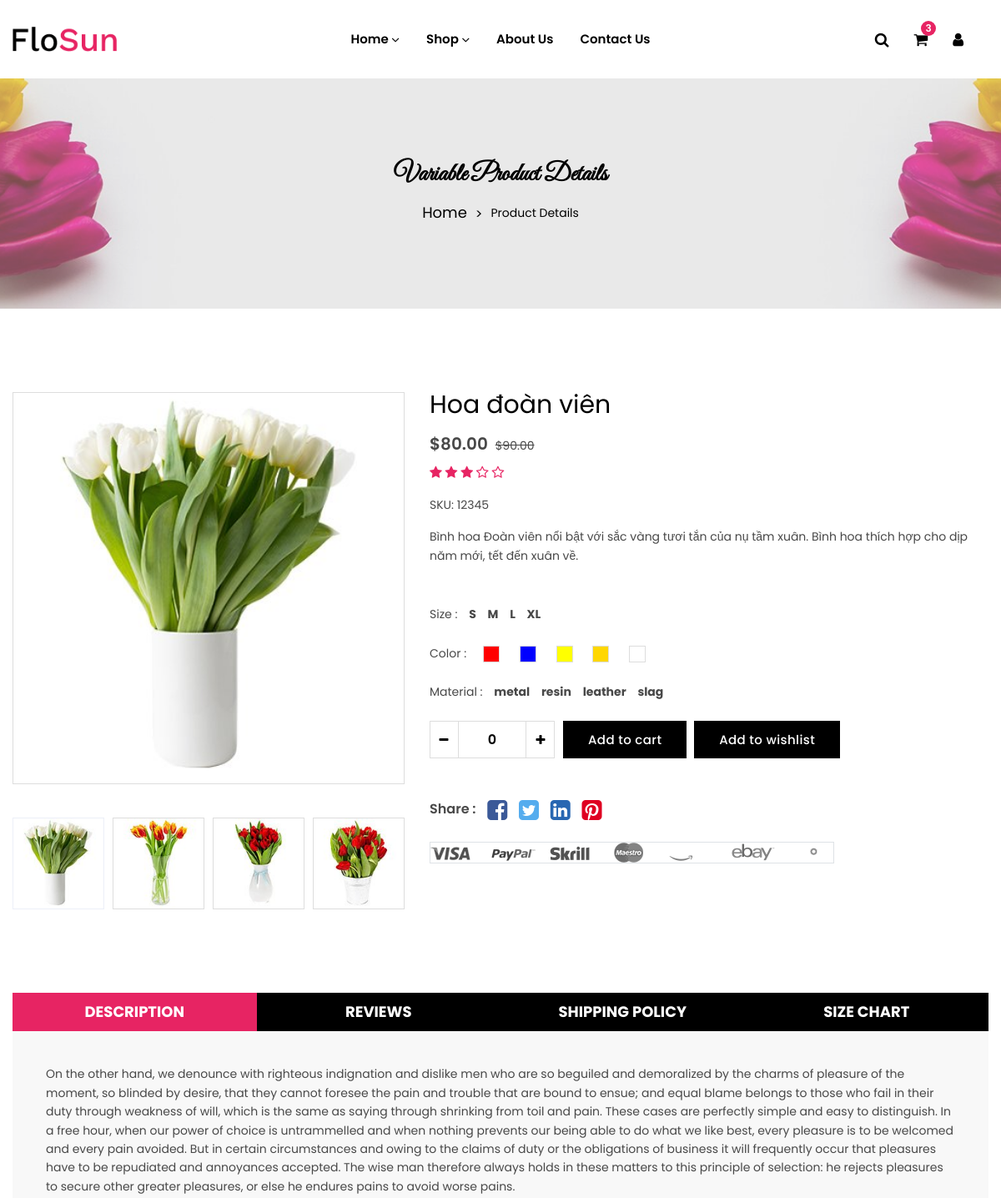
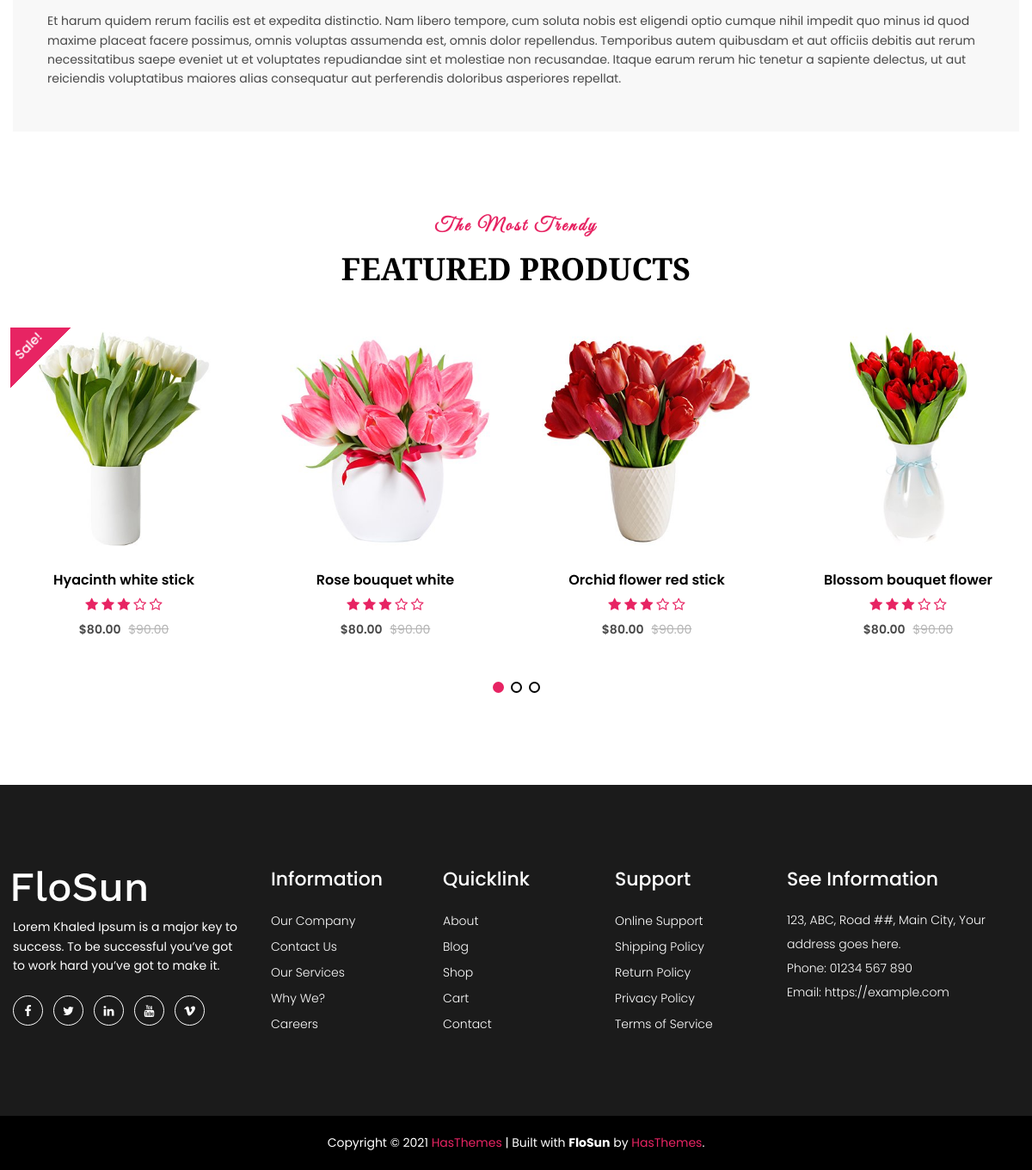
Page /productdentail?ma_sp=1 on the committed database (2 pictures, top to bottom).
### tables this page shows
CREATE TABLE `sanpham` (
  `ma_sp` int(11) NOT NULL,
  `ten_sp` varchar(50) NOT NULL,
  `hinh` varchar(255) DEFAULT NULL,
  `mo_ta` text NOT NULL,
  `ma_dm` int(11) NOT NULL
);

### app/Views/client/productdentail.php (the view, shortened to what the rows shown need)
<div class="single-product-main-area">
    <div class="container container-default custom-area">
        <div class="row">
            <div class="col-lg-5 offset-lg-0 col-md-8 offset-md-2 col-custom">
                <div class="product-details-img">
                    <div class="single-product-img swiper-container gallery-top popup-gallery">
                        <div class="swiper-wrapper">
                            <div class="swiper-slide">
                                <a class="w-100" href="assets/images/product/large-size/1.jpg">
                                    <img class="w-100" src="images/<?=$sanpham->hinh?>" alt="Product">
                                </a>
                            </div>
                        </div>
                    </div>
                </div>
            </div>
            <div class="col-lg-7 col-custom">
                <div class="product-summery position-relative">
                    <div class="product-head mb-3">
                        <h2 class="product-title"><?=$sanpham->ten_sp?></h2>
                    </div>
                    <div class="price-box mb-2">
                        <span class="regular-price">$80.00</span>
                        <span class="old-price"><del>$90.00</del></span>
                    </div>
                    <div class="product-rating mb-3">
                        <i class="fa fa-star"></i>
                        <i class="fa fa-star"></i>
                        <i class="fa fa-star"></i>
                        <i class="fa fa-star-o"></i>
                        <i class="fa fa-star-o"></i>
                    </div>
                    <div class="sku mb-3">
                        <span>SKU: 12345</span>
                    </div>
                    <p class="desc-content mb-5"><?=$sanpham->mo_ta?></p>
                    <div class="product-meta">
                        <div class="product-size mb-4">
                        </div>
                        <div class="product-color d-flex mb-4">
                        </div>
                        <div class="product-material mb-4">
                        </div>
                    </div>
                    <div class="quantity-with_btn mb-5">
                        <div class="quantity">
                        </div>
                        <div class="add-to_cart">
                        </div>
                    </div>
                    <div class="social-share mb-4">
                        <span>Share :</span>
                        <a href="#"><i class="fa fa-facebook-square facebook-color"></i></a>
                        <a href="#"><i class="fa fa-twitter-square twitter-color"></i></a>
                        <a href="#"><i class="fa fa-linkedin-square linkedin-color"></i></a>
                        <a href="#"><i class="fa fa-pinterest-square pinterest-color"></i></a>
                    </div>
                    <div class="payment">
                        <a href="#"><img class="border" src="assets/images/payment/payment-icon.png" alt="Payment"></a>
                    </div>
                </div>
            </div>
        </div>
    </div>
</div>

### rows in the picture
sanpham: hinh (picture), ten_sp "Hoa đoàn viên", mo_ta "Bình hoa Đoàn viên nổi bật với sắc vàng tươi tắn của nụ tầm xuân. Bình hoa thích hợp cho dịp năm mới, tết đến xuân về."
